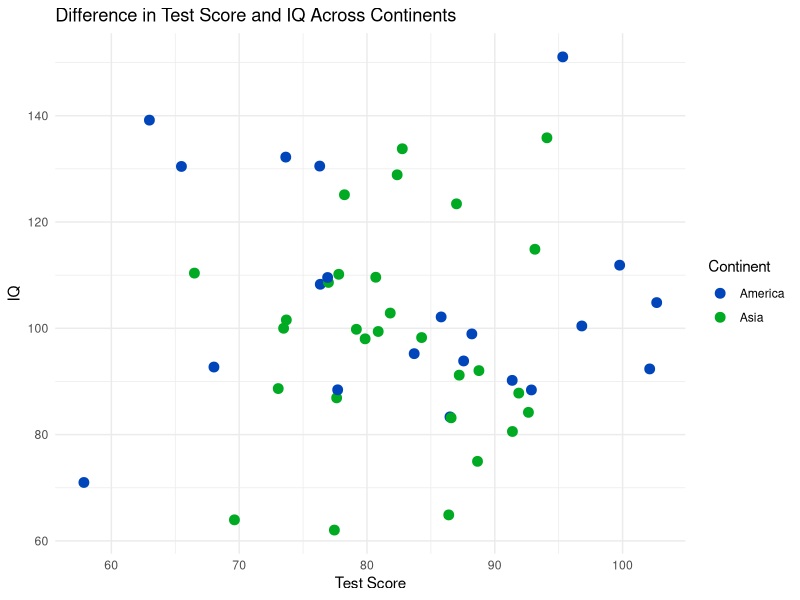
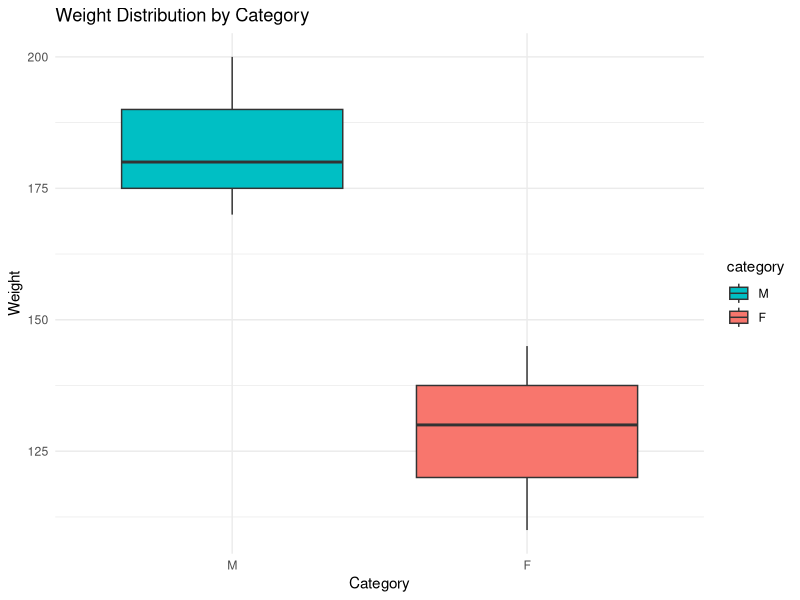
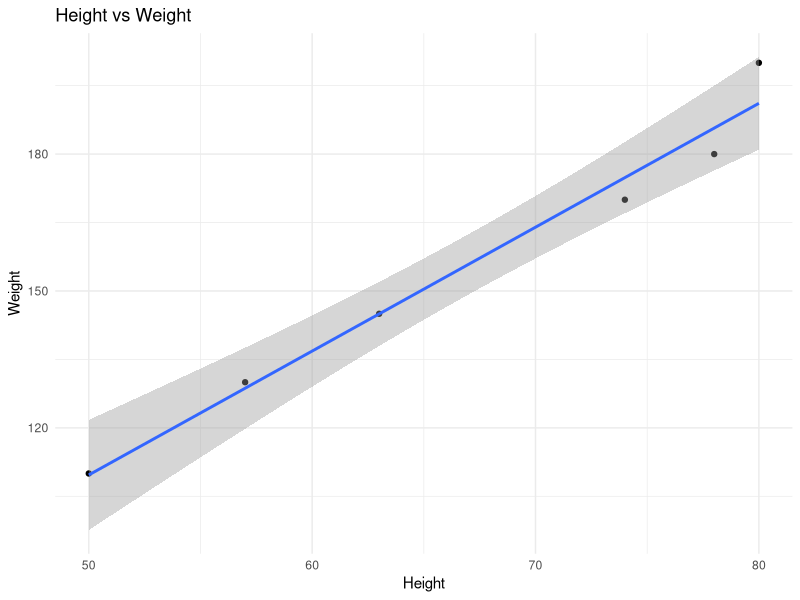
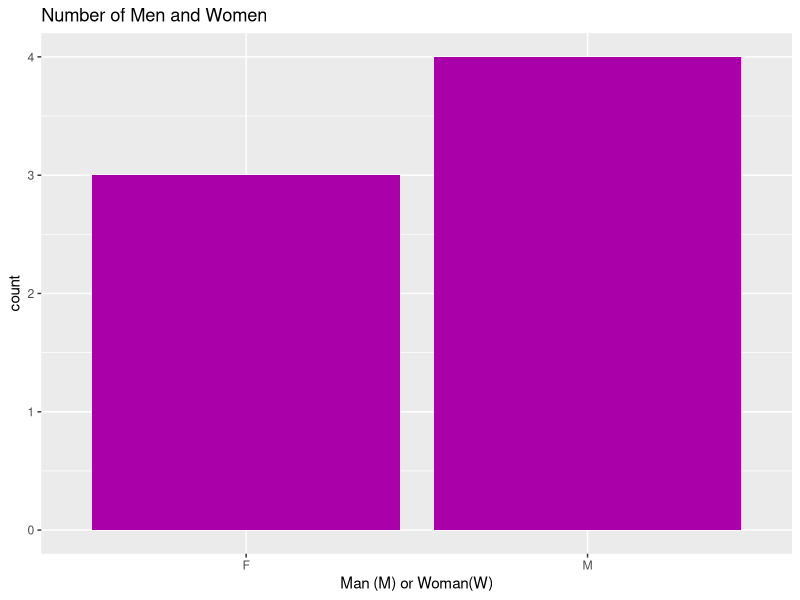
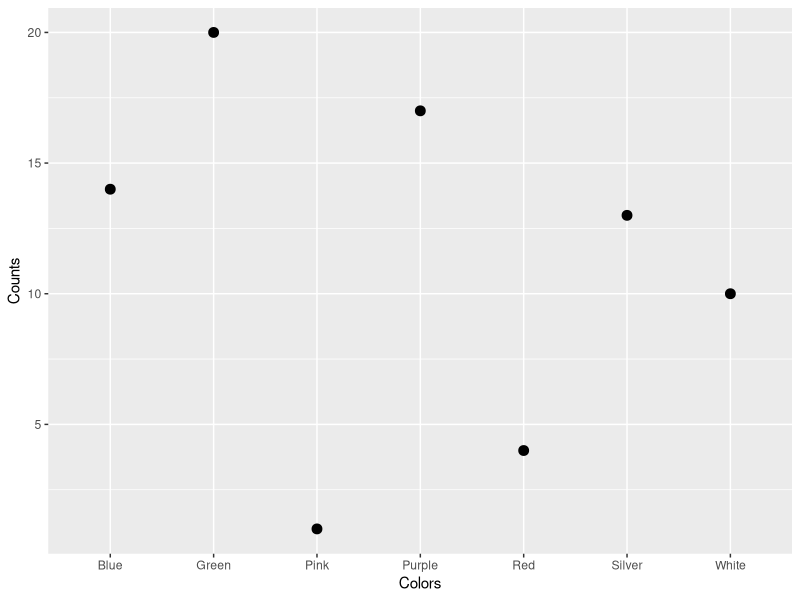
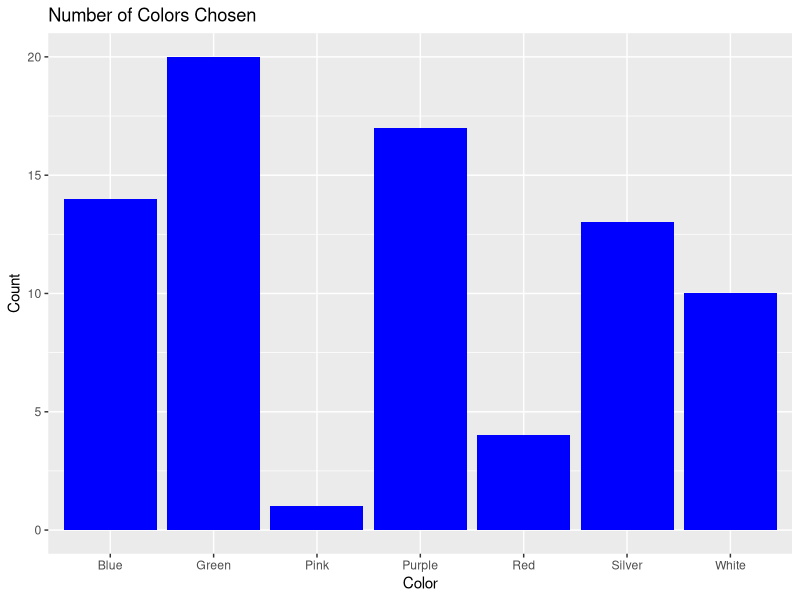

R code for these plots, in order:
library(ggplot2)

#scatterplot with random sampling
#generates 50 random normally distributed points for both x and y
random_data <- data.frame(
  Test_Score = rnorm(50, mean = 80, sd = 10),
  IQ = rnorm(50, mean = 100, sd = 20),
  Continent = sample(c("America", "Asia"), 50, replace = TRUE) #randomly assigns values to different continents
) 

#creating scatterplot based on the data
ggplot(random_data, aes(x = Test_Score, y = IQ, color = Continent))+
  geom_point(size = 3) +
  labs(
    title = "Difference in Test Score and IQ Across Continents",
    x = "Test Score",
    y = "IQ"
  ) +
  scale_color_manual(values = c("America" = "#0045BA", "Asia" = "#00AB23")) +
  theme_minimal()

#creating dataframe to plot
data <- data.frame(
  height = c(50, 74, 78, 57, 63, 80),
  weight = c(110, 170, 180, 130, 145, 200),
  category = c("F", "M", "M", "F", "F", "M")
)

data$category <- factor(data$category, levels = c("M", "F"))

#using boxplot to show the weight distribution by category
ggplot(data, aes(x = category, y = weight, fill = category)) +
  geom_boxplot() +
  labs(
    title = "Weight Distribution by Category",
    x = "Category",
    y = "Weight"
  ) +
  scale_fill_manual( values = c("M" = "#00BFC4", "F" = "#F8766D")) +
  theme_minimal()

#scatterplot
ggplot(data, aes(x = height, y = weight)) +
  geom_point() +
  geom_smooth(method = "lm", se = TRUE) +
  labs(
    title = "Height vs Weight",
    x = "Height",
    y = "Weight",
  ) +
  theme_minimal()

data2 <- data.frame(
  MenandWomen = c("M", "F", "F", "M", "M", "F", "M")
)

ggplot(data2, aes(x = MenandWomen)) +
  geom_bar(fill = "#A0A") +
  labs(
    title = "Number of Men and Women",
    x = "Man (M) or Woman(W)",
    y = "count"
  )

data3 <- data.frame(
  Colors = c("Red", "Blue", "Pink", "Purple", "Green", "White", "Silver"),
  Counts = c(4, 14, 1, 17, 20, 10, 13)
)

ggplot(data3, aes(x = Colors, y = Counts)) +
  geom_line() +
  geom_point(size = 3)

ggplot(data3, aes(x = Colors, y = Counts)) +
  geom_bar(fill = "#0000FF", stat = "identity") +
  labs(
    title = "Number of Colors Chosen",
    x = "Color",
    y = "Count"
  )